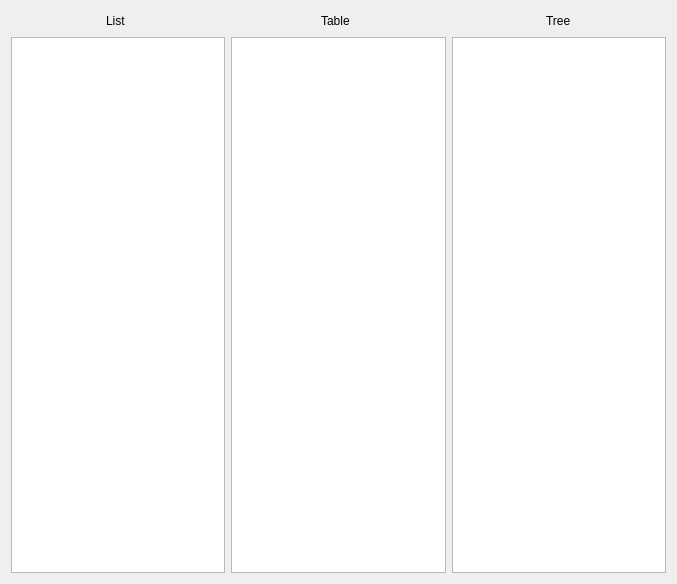
<?xml version="1.0" encoding="UTF-8"?>
<ui version="4.0">
 <class>Widget</class>
 <widget class="QWidget" name="Widget">
  <property name="geometry">
   <rect>
    <x>0</x>
    <y>0</y>
    <width>677</width>
    <height>584</height>
   </rect>
  </property>
  <property name="windowTitle">
   <string>Widget</string>
  </property>
  <layout class="QVBoxLayout" name="verticalLayout">
   <item>
    <layout class="QHBoxLayout" name="horizontalLayout">
     <item>
      <spacer name="horizontalSpacer">
       <property name="orientation">
        <enum>Qt::Horizontal</enum>
       </property>
       <property name="sizeHint" stdset="0">
        <size>
         <width>40</width>
         <height>20</height>
        </size>
       </property>
      </spacer>
     </item>
     <item>
      <widget class="QLabel" name="label">
       <property name="text">
        <string>List</string>
       </property>
      </widget>
     </item>
     <item>
      <spacer name="horizontalSpacer_2">
       <property name="orientation">
        <enum>Qt::Horizontal</enum>
       </property>
       <property name="sizeHint" stdset="0">
        <size>
         <width>40</width>
         <height>20</height>
        </size>
       </property>
      </spacer>
     </item>
     <item>
      <spacer name="horizontalSpacer_3">
       <property name="orientation">
        <enum>Qt::Horizontal</enum>
       </property>
       <property name="sizeHint" stdset="0">
        <size>
         <width>40</width>
         <height>20</height>
        </size>
       </property>
      </spacer>
     </item>
     <item>
      <widget class="QLabel" name="label_2">
       <property name="text">
        <string>Table</string>
       </property>
      </widget>
     </item>
     <item>
      <spacer name="horizontalSpacer_4">
       <property name="orientation">
        <enum>Qt::Horizontal</enum>
       </property>
       <property name="sizeHint" stdset="0">
        <size>
         <width>40</width>
         <height>20</height>
        </size>
       </property>
      </spacer>
     </item>
     <item>
      <spacer name="horizontalSpacer_5">
       <property name="orientation">
        <enum>Qt::Horizontal</enum>
       </property>
       <property name="sizeHint" stdset="0">
        <size>
         <width>40</width>
         <height>20</height>
        </size>
       </property>
      </spacer>
     </item>
     <item>
      <widget class="QLabel" name="label_3">
       <property name="text">
        <string>Tree</string>
       </property>
      </widget>
     </item>
     <item>
      <spacer name="horizontalSpacer_6">
       <property name="orientation">
        <enum>Qt::Horizontal</enum>
       </property>
       <property name="sizeHint" stdset="0">
        <size>
         <width>40</width>
         <height>20</height>
        </size>
       </property>
      </spacer>
     </item>
    </layout>
   </item>
   <item>
    <layout class="QHBoxLayout" name="horizontalLayout_2">
     <item>
      <widget class="QListView" name="listView"/>
     </item>
     <item>
      <widget class="QTableView" name="tableView"/>
     </item>
     <item>
      <widget class="QTreeView" name="treeView"/>
     </item>
    </layout>
   </item>
  </layout>
 </widget>
 <resources/>
 <connections/>
</ui>
